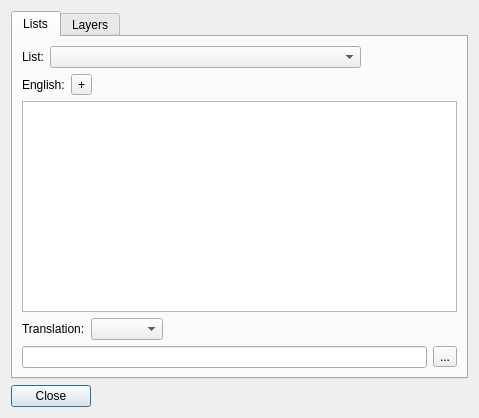
<?xml version="1.0" encoding="UTF-8"?>
<ui version="4.0">
 <class>Dialog</class>
 <widget class="QDialog" name="Dialog">
  <property name="geometry">
   <rect>
    <x>0</x>
    <y>0</y>
    <width>479</width>
    <height>418</height>
   </rect>
  </property>
  <property name="windowTitle">
   <string>Dialog</string>
  </property>
  <layout class="QGridLayout" name="gridLayout_8">
   <item row="0" column="0">
    <widget class="QTabWidget" name="tabWidget">
     <property name="currentIndex">
      <number>0</number>
     </property>
     <widget class="QWidget" name="tab">
      <attribute name="title">
       <string>Lists</string>
      </attribute>
      <layout class="QGridLayout" name="gridLayout_7">
       <item row="0" column="0">
        <widget class="QLabel" name="label">
         <property name="text">
          <string>List:</string>
         </property>
        </widget>
       </item>
       <item row="0" column="1">
        <widget class="QComboBox" name="comboBox">
         <property name="minimumSize">
          <size>
           <width>311</width>
           <height>0</height>
          </size>
         </property>
        </widget>
       </item>
       <item row="0" column="2">
        <spacer name="horizontalSpacer_3">
         <property name="orientation">
          <enum>Qt::Horizontal</enum>
         </property>
         <property name="sizeHint" stdset="0">
          <size>
           <width>85</width>
           <height>20</height>
          </size>
         </property>
        </spacer>
       </item>
       <item row="1" column="0" colspan="2">
        <layout class="QGridLayout" name="gridLayout_3">
         <item row="0" column="0">
          <widget class="QLabel" name="label_4">
           <property name="text">
            <string>English:</string>
           </property>
          </widget>
         </item>
         <item row="0" column="1">
          <widget class="QToolButton" name="toolButton_2">
           <property name="text">
            <string>+</string>
           </property>
          </widget>
         </item>
         <item row="0" column="2">
          <spacer name="horizontalSpacer_4">
           <property name="orientation">
            <enum>Qt::Horizontal</enum>
           </property>
           <property name="sizeHint" stdset="0">
            <size>
             <width>40</width>
             <height>20</height>
            </size>
           </property>
          </spacer>
         </item>
        </layout>
       </item>
       <item row="2" column="0" colspan="3">
        <widget class="QTableView" name="tableView">
         <property name="selectionMode">
          <enum>QAbstractItemView::SingleSelection</enum>
         </property>
         <property name="selectionBehavior">
          <enum>QAbstractItemView::SelectRows</enum>
         </property>
         <attribute name="verticalHeaderVisible">
          <bool>false</bool>
         </attribute>
        </widget>
       </item>
       <item row="3" column="0" colspan="2">
        <layout class="QGridLayout" name="gridLayout_5">
         <item row="0" column="0">
          <widget class="QLabel" name="label_5">
           <property name="text">
            <string>Translation:</string>
           </property>
          </widget>
         </item>
         <item row="0" column="1">
          <widget class="QComboBox" name="comboBox_2"/>
         </item>
         <item row="0" column="2">
          <spacer name="horizontalSpacer_5">
           <property name="orientation">
            <enum>Qt::Horizontal</enum>
           </property>
           <property name="sizeHint" stdset="0">
            <size>
             <width>40</width>
             <height>20</height>
            </size>
           </property>
          </spacer>
         </item>
        </layout>
       </item>
       <item row="4" column="0" colspan="3">
        <layout class="QGridLayout" name="gridLayout_6">
         <item row="0" column="0">
          <widget class="QLineEdit" name="lineEdit"/>
         </item>
         <item row="0" column="1">
          <widget class="QToolButton" name="toolButton">
           <property name="text">
            <string>...</string>
           </property>
          </widget>
         </item>
        </layout>
       </item>
      </layout>
     </widget>
     <widget class="QWidget" name="tab_2">
      <attribute name="title">
       <string>Layers</string>
      </attribute>
      <layout class="QGridLayout" name="gridLayout_10">
       <item row="0" column="0">
        <widget class="QTableView" name="tableView_2">
         <property name="editTriggers">
          <set>QAbstractItemView::NoEditTriggers</set>
         </property>
         <property name="selectionMode">
          <enum>QAbstractItemView::SingleSelection</enum>
         </property>
         <property name="selectionBehavior">
          <enum>QAbstractItemView::SelectRows</enum>
         </property>
         <attribute name="horizontalHeaderVisible">
          <bool>false</bool>
         </attribute>
         <attribute name="horizontalHeaderStretchLastSection">
          <bool>true</bool>
         </attribute>
         <attribute name="verticalHeaderVisible">
          <bool>false</bool>
         </attribute>
        </widget>
       </item>
       <item row="0" column="1">
        <layout class="QGridLayout" name="gridLayout_9">
         <item row="0" column="0">
          <widget class="QToolButton" name="toolButton_3">
           <property name="text">
            <string>...</string>
           </property>
          </widget>
         </item>
         <item row="1" column="0">
          <widget class="QToolButton" name="toolButton_4">
           <property name="text">
            <string>-</string>
           </property>
          </widget>
         </item>
         <item row="2" column="0">
          <spacer name="verticalSpacer">
           <property name="orientation">
            <enum>Qt::Vertical</enum>
           </property>
           <property name="sizeHint" stdset="0">
            <size>
             <width>20</width>
             <height>40</height>
            </size>
           </property>
          </spacer>
         </item>
        </layout>
       </item>
      </layout>
     </widget>
    </widget>
   </item>
   <item row="1" column="0">
    <widget class="QDialogButtonBox" name="buttonBox">
     <property name="layoutDirection">
      <enum>Qt::RightToLeft</enum>
     </property>
     <property name="standardButtons">
      <set>QDialogButtonBox::Close</set>
     </property>
    </widget>
   </item>
  </layout>
 </widget>
 <resources/>
 <connections/>
</ui>
